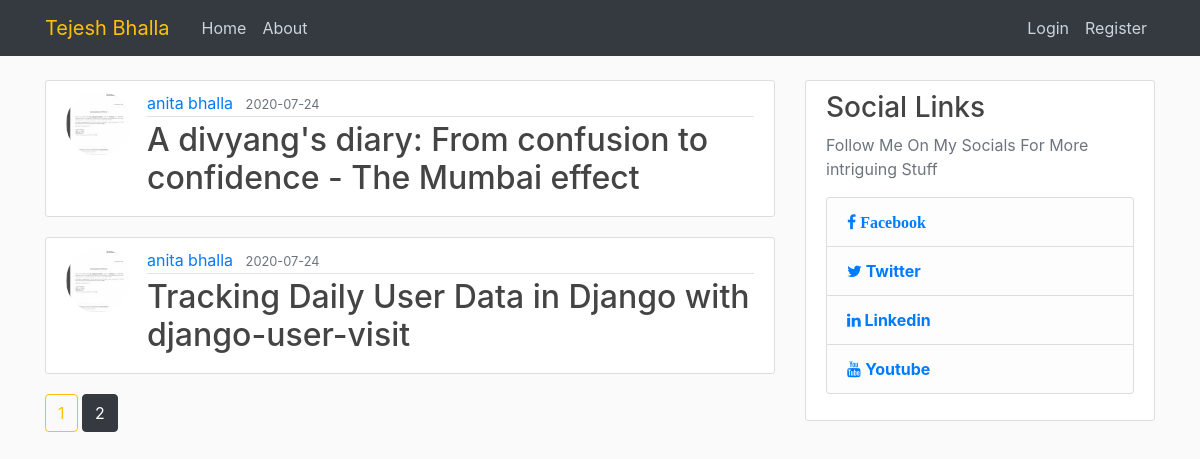
Screenshot of /?page=2 with the database file from the repository.
### flask_blog/models.py (models this page shows, shortened)
class POST(db.Model,UserMixin):
	id=db.Column(db.Integer,primary_key=True)
	title=db.Column(db.String(100),nullable=False)
	date_posted=db.Column(db.DateTime,nullable=False,default=datetime.utcnow)
	content=db.Column(db.Text,nullable=False)
	user_id=db.Column(db.Integer,db.ForeignKey('user.id'),nullable=False)

class User(db.Model,UserMixin):
	id=db.Column(db.Integer,primary_key=True)
	username=db.Column(db.String(20),unique=True,nullable=False)
	email=db.Column(db.String(120),unique=True,nullable=False)
	image_file=db.Column(db.String(20),nullable=False,default='default.jpg')
	password=db.Column(db.String(60),nullable=False)
	posts=db.relationship('POST',backref='author',lazy=True)    # lazy means it will return the data in one go

### flask_blog/routes.py (the view)
@app.route('/home')
@app.route('/')
def home():
	page_no=request.args.get('page',1,type=int)
	posts=POST.query.order_by(POST.date_posted.desc()).paginate(per_page=5,page=page_no)
	return render_template('home.html',posts=posts,title='Myblog')

### flask_blog/templates/home.html
{% extends "layout.html" %}
{% block content %}
    {% for post in posts.items %}
        <article class="media content-section">
          <img class="rounded-circle article-img" src="{{ url_for('static', filename='profile_pics/' + post.author.image_file) }}">
          <div class="media-body">
            <div class="article-metadata">
              <a class="mr-2" href="#">{{ post.author.username }}</a>
              <small class="text-muted">{{ post.date_posted.strftime('%Y-%m-%d') }}</small>
            </div>
            <h2><a class="article-title" href="{{ url_for('post', post_id=post.id) }}">{{ post.title }}</a></h2>
        </div>
        </article>
    {% endfor %}
    {% for page_no in posts.iter_pages(left_edge=1,right_edge=1,left_current=1,right_current=2)%}
    {% if page_no %}
      {% if posts.page==page_no%}
      <a class='btn btn-dark'href="{{url_for('home',page=page_no)}}">{{page_no}}</a>
      {% else %}
      <a class='btn btn-outline-warning'href="{{url_for('home',page=page_no)}}">{{page_no}}</a>
      {% endif %}
    {% else %}
    <b>....</b>
    {% endif %}
    {% endfor %}
{% endblock content %}

### flask_blog/static/main.css (style rules this page uses)
body { background: #fafafa; color: #333333; margin-top: 5rem; }
h1, h2, h3, h4, h5, h6 { color: #444444; }
.content-section { background: #ffffff; padding: 10px 20px; border: 1px solid #dddddd; border-radius: 3px; margin-bottom: 20px; }
.article-title { color: #444444; }
.article-img { height: 65px; width: 65px; margin-right: 16px; }
.article-metadata { padding-bottom: 1px; margin-bottom: 4px; border-bottom: 1px solid #e3e3e3 }

### rows the page displays
POST: image_file (picture), author.username "anita bhalla", date_posted "2020-07-24", title "A divyang's diary: From confusion to confidence - The Mumbai effect"
POST: image_file (picture), author.username "anita bhalla", date_posted "2020-07-24", title "Tracking Daily User Data in Django with django-user-visit"

### other values shown
{{ page_no }} "1"
{{ page_no }} "2"
